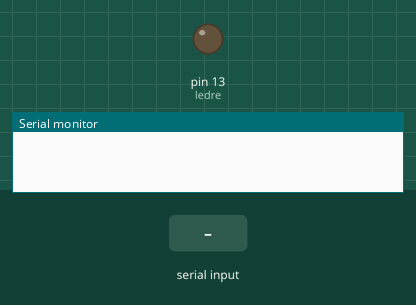
This sketch was run on a simulated Arduino Uno, built with avr-gcc and run on an emulated ATmega328P. On the bench: output pins drawn as LEDs (lit = HIGH), the last lines printed to the serial monitor. The test bench sets the inputs (shaded band).

Above: at 1.2 s.
1.3 s: "1\n" received over the second serial link
At 2.35 s:
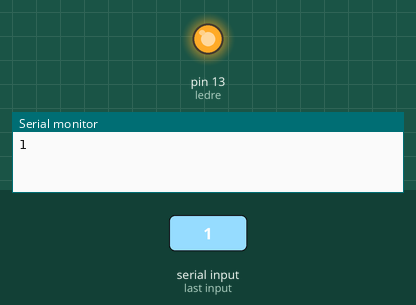
3.9 s: "1\n" received over Serial
Timing chart, 0 to 6.9 s (numbered marks = the images above; inputs shaded):
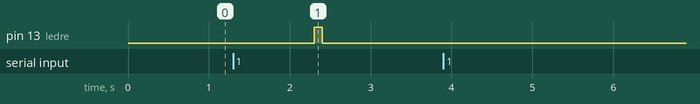

The sketch:

Programa_receptor.ino
```cpp
#include <SoftwareSerial.h> // Librería que facilitará la comunicación

SoftwareSerial mySerial(10, 11); // RX, TX

const int ledre = 13;  // LED en el pin 13


void setup() {

  mySerial.begin(9600);
  Serial.begin(9600);

  pinMode(ledre, OUTPUT);

}

void loop() {
    if (mySerial.available()) { //mySerial.available() indica si se han recibido nuevos bytes por el canal serie
      String data = mySerial.readString(); // En caso afirmativo se leen todos los bytes hasta el carácter de fin de línea, usando la función mySerial.readString()
      Serial.println(data);
      digitalWrite(ledre, HIGH);
      delay(100);
      digitalWrite(ledre, LOW);

    }

    // Reenviar ordres de python a l'arduino satèl·lit
    if (Serial.available()) {
      String mensajePC = Serial.readStringUntil('\n');
      mensajePC.trim(); // Elimina espacios y saltos de línea
      mySerial.print(mensajePC); // Envia la comanda al Satèl·lit per mySerial
      Serial.println("Se ha enviado la orde");
    }

}
```

Measured:
- after the input at 1.3 s, pin 13 (ledre): LOW → HIGH after 1.0 s, → LOW 0.10 s later
